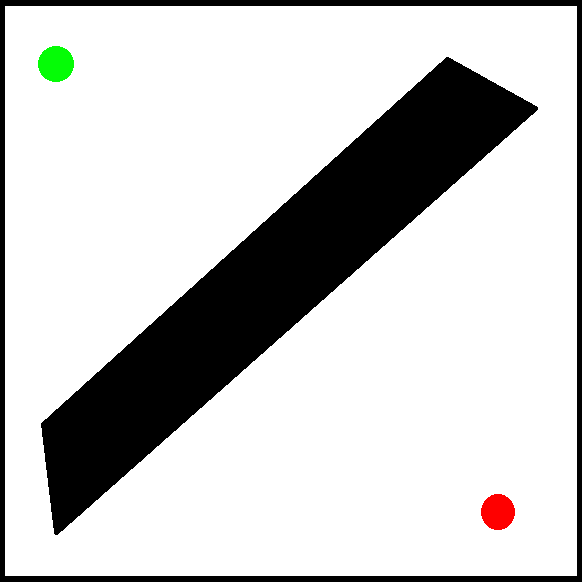
#> input picture imagenes/Prueba Lab1.bmp, 582 x 582 px
$ jupyter execute --allow-errors project1.ipynb
#> lines starting #> are read from the running program, lines starting #| are printed output that depends on the picture; after the words box and inside, x2 and y2 are one past the last pixel; in counts of white or black regions, pixels touching at a corner belong together
# Task 1

[cell 1]
import numpy as np
from PIL import Image
import matplotlib.pyplot as plt
import matplotlib.patches as mpatches
from collections import deque
import heapq
from abc import ABC, abstractmethod

## Task 1.1 – Discretización del Mundo

[cell 2]
# La imagen tiene miles de píxeles. En lugar de tratar cada píxel como un nodo (ineficiente), la dividimos en "tiles" de `tile_size x tile_size` píxeles.
# Cada tile se convierte en
# un nodo del grafo.

FREE  = 0   # blanco (libre)
WALL  = 1   # negro (pared)
START = 2   # rojo (inicio)
GOAL  = 3   # verde (metas)

def classify_tile(tile_pixels: np.ndarray) -> int:
    # Promedio de R, G, B en todos los píxeles del tile
    avg = tile_pixels.mean(axis=(0, 1))  # shape: (3,)
    r, g, b = avg[0], avg[1], avg[2]

    # Clasificacion de color
    if r < 50 and g < 50 and b < 50:
        return WALL
    elif r > 150 and g < 80 and b < 80:
        return START
    elif g > 150 and r < 80 and b < 80:
        return GOAL
    else:
        return FREE


def discretize_image(image_path: str, tile_size: int = 10):
    # 1. Cargar imagen y convertir a RGB
#> called with image_path = 'imagenes/Prueba Lab1.bmp', tile_size = 10
    img = Image.open(image_path).convert('RGB')
#> img is the input picture: PIL image 582x582 RGB; mean R, G, B 201, 201, 200.3
    img_array = np.array(img)  # shape: (alto, ancho, 3)
    H, W, _ = img_array.shape
#> H = 582; W = 582
    print(f"Imagen cargada: {W}x{H} píxeles")
#| Imagen cargada: 582x582 píxeles

    # 2. Calcular dimensiones de la grilla
    rows = H // tile_size
#> rows = 58
    cols = W // tile_size
#> cols = 58
    print(f"Grilla discreta: {rows}x{cols} nodos (tile_size={tile_size})")
#| Grilla discreta: 58x58 nodos (tile_size=10)

    # 3. Construir la matriz
    grid = np.zeros((rows, cols), dtype=int)
    start = None
    goals = []

    for r in range(rows):
        for c in range(cols):
            # Extraer los píxeles de este tile
            r0, r1 = r * tile_size, (r + 1) * tile_size
            c0, c1 = c * tile_size, (c + 1) * tile_size
            tile = img_array[r0:r1, c0:c1]  # shape: (tile_size, tile_size, 3)

            # Clasificar el tile
            cell_type = classify_tile(tile)
            grid[r, c] = cell_type

            # Registrar inicio y metas
            if cell_type == START:
                start = (r, c)
            elif cell_type == GOAL:
                goals.append((r, c))
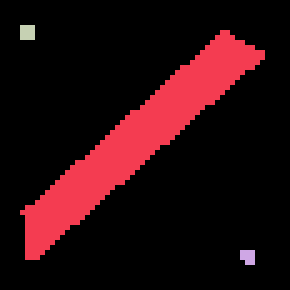
#> grid: shape (58, 58) int64 (shown 5 times larger); 4 distinct labels, from 0 to 3; one colour per label, 0 black

    print(f"Inicio encontrado en: {start}")
    print(f"Metas encontradas en: {goals}")
#| Metas encontradas en: [(5, 4), (5, 5), (5, 6), (6, 4), (6, 5), (6, 6), (7, 4), (7, 5), (7, 6)]

    return grid, start, goals, img_array


def visualize_grid(grid: np.ndarray, title: str = "Grilla Discreta"):
    # Mapa de colores: 0=blanco, 1=negro, 2=rojo, 3=verde
#> called with title = 'Task 1.1 Grid'
    color_map = {
        FREE:  [1.0, 1.0, 1.0],   # Blanco
        WALL:  [0.0, 0.0, 0.0],   # Negro
        START: [1.0, 0.0, 0.0],   # Rojo
        GOAL:  [0.0, 0.8, 0.0],   # Verde
    }

    rows, cols = grid.shape
    img_vis = np.ones((rows, cols, 3))
    for cell_type, color in color_map.items():
        mask = grid == cell_type
        img_vis[mask] = color
#> this loop made 4 passes
#> pass 1, in visualize_grid, `mask = grid == cell_type`:
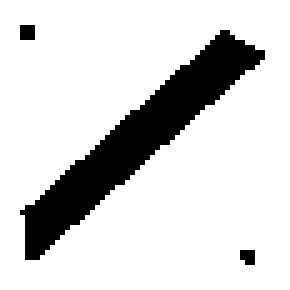
#> mask: shape (58, 58) bool (shown 5 times larger); 83.4% white; 3 black regions (2 under 20 px), largest, box (x1, y1, x2, y2) and area: (4, 6, 53, 52) 542

    plt.figure(figsize=(8, 8))
    plt.imshow(img_vis, interpolation='nearest')
    plt.title(title)
    plt.axis('off')

    # Leyenda
    patches = [
        mpatches.Patch(color='white', label='Libre', edgecolor='gray'),
        mpatches.Patch(color='black', label='Pared'),
        mpatches.Patch(color='red',   label='Inicio'),
        mpatches.Patch(color='green', label='Meta'),
    ]
    plt.legend(handles=patches, loc='upper right')
    plt.tight_layout()
    plt.show()

## Task 1.2 – Framework OOP y Búsqueda (BFS / DFS)

### Framework OOP

[cell 3]
# clase base Problem que define qué debe poder hacer cualquier problema de búsqueda
# MazeProblem implementa ese contrato para nuestro laberinto.

class Problem(ABC): # Clase abstracta que representa cualquier problema de busqueda

    def __init__(self, initial_state): # Donde empieza el agente
        self.initial_state = initial_state

    @abstractmethod
    def actions(self, state): #Returns list[str] de acciones válidas desde 'state'
        pass

    @abstractmethod
    def result(self, state, action): # Returns el nuevo estado tras aplicar 'action' to 'state'
        pass

    @abstractmethod
    def goal_test(self, state) -> bool: # Returns True si 'state' es un estado meta
        pass

    def step_cost(self, state, action, next_state) -> float: # Costo de moverse
        return 1.0 # default 1


class MazeProblem(Problem): # Implementa Problem para un laberinto en grilla 2D, el estado es una tupla (fila, columna)

    # Las 4 acciones posibles: (delta_fila, delta_col)
    DIRECTIONS = {
        'UP':    (-1,  0),
        'DOWN':  ( 1,  0),
        'LEFT':  ( 0, -1),
        'RIGHT': ( 0,  1),
    }

    def __init__(self, grid: np.ndarray, start: tuple, goals: list):
        super().__init__(initial_state=start)
        self.grid  = grid
        self.goals = set(goals)  # Set para búsqueda O(1)
        self.rows, self.cols = grid.shape

    def actions(self, state: tuple) -> list:
        r, c = state
        valid = []
        for action, (dr, dc) in self.DIRECTIONS.items():
            nr, nc = r + dr, c + dc
            # Verificar límites del mapa sino no cuenta la acción
            if 0 <= nr < self.rows and 0 <= nc < self.cols:
                # Verificar que no sea pared
                if self.grid[nr, nc] != WALL:
                    valid.append(action)
        return valid

    def result(self, state: tuple, action: str) -> tuple: # Aplica la acción y retorna el nuevo estado (posición).
        r, c = state
        dr, dc = self.DIRECTIONS[action]
        return (r + dr, c + dc)

    def goal_test(self, state: tuple) -> bool: # Returns True si el estado es una de las metas.
        return state in self.goals

    def step_cost(self, state, action, next_state) -> float:
        return 1.0

### Busqueda

[cell 4]
class Node:

    def __init__(self, state, parent=None, action=None, g_cost=0.0):
        self.state   = state # estado actual (posición en el laberinto) (x, y)
        self.parent  = parent # nodo padre (para reconstruir el camino)
        self.action  = action # acción que llevó a este nodo
        self.g_cost  = g_cost # costo acumulado desde el inicio hasta aquí

    def path(self) -> list: # reconstruye el camino desde el nodo inicial hasta este nodo
        states = []
        node = self
        while node is not None:
            states.append(node.state)
            node = node.parent
        states.reverse()  # De inicio a fin
        return states

    # Necesario para que el heap de A* pueda comparar nodos
    def __lt__(self, other):
        return self.g_cost < other.g_cost

[cell 5]
# La lógica central que todos los algoritmos comparten.
# La diferencia entre BFS, DFS y A* está en la frontera.

def graph_search(problem: Problem, frontier): # problema y frontera

    # Nodo inicial
    start_node = Node(state=problem.initial_state)
    frontier.push(start_node)

    # Conjunto de estados ya visitados (evita ciclos)
    explored = set()

    while not frontier.is_empty():
        node = frontier.pop()

        # Verificar si llegamos a la meta
        if problem.goal_test(node.state):
            return node.path()

        # Si ya visitamos este estado, lo saltamos
        if node.state in explored:
            continue
        explored.add(node.state)

        # Expandir: generar hijos
        for action in problem.actions(node.state):
            next_state = problem.result(node.state, action)
            if next_state not in explored:
                cost = node.g_cost + problem.step_cost(node.state, action, next_state)
                child = Node(state=next_state, parent=node, action=action, g_cost=cost)
                frontier.push(child)

    return None  # No se encontró solución
    # Return lista de estados (el camino)


# Fronteras
class FIFOQueue: # implementa BFS, garantiza explorar por niveles (Camino mas corto)

    def __init__(self):
        self.queue = deque()

    def push(self, node):
        self.queue.append(node)   # Agrega al final

    def pop(self):
        return self.queue.popleft()  # Saca del frente

    def is_empty(self):
        return len(self.queue) == 0


class LIFOStack: # implementa DFS, garantiza explorar un camino profundo antes de retroceder

    def __init__(self):
        self.stack = []

    def push(self, node):
        self.stack.append(node)   # Agrega al tope

    def pop(self):
        return self.stack.pop()   # Saca del tope

    def is_empty(self):
        return len(self.stack) == 0

#Busquedas
def bfs(problem: Problem): #camino mas corto
    print("Ejecutando BFS...")
    path = graph_search(problem, FIFOQueue())
    if path:
        print(f"BFS encontró camino con {len(path)-1} pasos.")
#| BFS encontró camino con 93 pasos.
    else:
        print("BFS: No se encontró solución.")
    return path


def dfs(problem: Problem): #explora rápido, no garantiza camino óptimo
    print("Ejecutando DFS...")
    path = graph_search(problem, LIFOStack())
    if path:
        print(f"DFS encontró camino con {len(path)-1} pasos.")
    else:
        print("DFS: No se encontró solución.")
    return path

## Task 1.3 – A* (A-Star)
```
f(n) = g(n) + h(n)
```
- g(n) = costo real acumulado desde el inicio hasta el nodo `n`
- h(n) = estimación heurística del costo desde `n` hasta la meta
- f(n) = costo total estimado del camino pasando por `n`

Heurística usada: Distancia Manhattan

[cell 6]
# Frontera para A*: Priority Queue (Min-Heap)
# A* usa información heurística para guiar la búsqueda hacia la meta de forma inteligente.

class PriorityQueue: # Clase para la frontera, implementada como una cola de prioridad minima usando heapq.

    def __init__(self):
        self.heap = []
        self.counter = 0  # Desempate cuando dos nodos tienen igual prioridad

    def push(self, node, priority: float): # Agrega un nodo a la cola de prioridad
        heapq.heappush(self.heap, (priority, self.counter, node))
        self.counter += 1

    def pop(self): # Extrae el nodo con menor prioridad
        _, _, node = heapq.heappop(self.heap)
        return node

    def is_empty(self):
        return len(self.heap) == 0


def heuristic_manhattan(state: tuple, goals: list) -> float: # Heurística de distancia Manhattan al goal más cercano
    r, c = state
    return min(abs(r - gr) + abs(c - gc) for gr, gc in goals)


def astar(problem: MazeProblem) -> list: # Algoritmo A* para el laberinto

    print("Ejecutando A*...")

    goals_list = list(problem.goals)
    frontier = PriorityQueue()

    # Nodo inicial con f = g + h = 0 + h(start)
    start_node = Node(state=problem.initial_state, g_cost=0.0)
    h0 = heuristic_manhattan(problem.initial_state, goals_list)
    frontier.push(start_node, priority=h0)  # f = 0 + h

    explored = set()

    while not frontier.is_empty():
        node = frontier.pop()

        if problem.goal_test(node.state):
            print(f"A* encontró camino con {len(node.path())-1} pasos, costo total = {node.g_cost:.1f}")
            return node.path()

        if node.state in explored:
            continue
        explored.add(node.state)

        for action in problem.actions(node.state):
            next_state = problem.result(node.state, action)
            if next_state not in explored:
                g_new = node.g_cost + problem.step_cost(node.state, action, next_state)
                h_new = heuristic_manhattan(next_state, goals_list)
                f_new = g_new + h_new
                child = Node(state=next_state, parent=node, action=action, g_cost=g_new)
                frontier.push(child, priority=f_new)

    print("A*: No se encontró solución.")
    return None

### Visualización de Resultados

[cell 7]
# Dibujamos el camino encontrado sobre la grilla discreta y sobre la imagen original.

def visualize_path_on_grid(grid: np.ndarray, path: list, title: str = "Solución"): # Dibujar el camino en la grilla

#> called with title = 'Task 1.2 BFS (menor pasos)'
    rows, cols = grid.shape
    img_vis = np.ones((rows, cols, 3))

    # Colores base
    color_map = {
        FREE:  [1.0, 1.0, 1.0],
        WALL:  [0.0, 0.0, 0.0],
        START: [1.0, 0.0, 0.0],
        GOAL:  [0.0, 0.8, 0.0],
    }
    for cell_type, color in color_map.items():
        img_vis[grid == cell_type] = color

    # Pintar el camino en azul claro (sin pisar inicio/meta)
    if path:
        for (r, c) in path[1:-1]:  # Excluir inicio y meta
            img_vis[r, c] = [0.0, 0.7, 1.0]  # Cyan
#> this loop made 92 passes
#> (r, c) on passes 1 to 12: (52, 49), (52, 48), (52, 47), (52, 46), (52, 45), (52, 44), (52, 43), (52, 42), (52, 41), (52, 40), (52, 39), (52, 38)
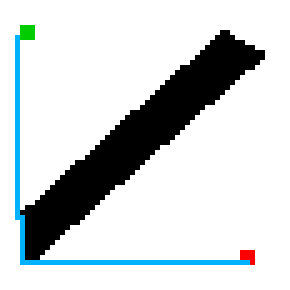
#> img_vis: shape (58, 58, 3) float64 (shown 5 times larger); mean of channels 0, 1, 2 0.809, 0.828, 0.834; drawn as R, G, B

    plt.figure(figsize=(8, 8))
    plt.imshow(img_vis, interpolation='nearest')
    plt.title(title)
    plt.axis('off')

    patches = [
        mpatches.Patch(color='white',  label='Libre', edgecolor='gray'),
        mpatches.Patch(color='black',  label='Pared'),
        mpatches.Patch(color='red',    label='Inicio'),
        mpatches.Patch(color='green',  label='Meta'),
        mpatches.Patch(color='cyan',   label='Camino'),
    ]
    plt.legend(handles=patches, loc='upper right')
    plt.tight_layout()
    plt.show()


def visualize_path_on_image(img_array: np.ndarray, path: list, tile_size: int, title: str = "Solución sobre imagen original"): # Dibujar el camino en la imagen original

#> called with tile_size = 10, title = 'BFS sobre imagen original'
    img_out = img_array.copy()

    if path:
        for (r, c) in path[1:-1]:
            # Centro del tile en píxeles
            r0, r1 = r * tile_size, (r + 1) * tile_size
            c0, c1 = c * tile_size, (c + 1) * tile_size
            img_out[r0:r1, c0:c1] = [0, 180, 255]  # Cyan en RGB
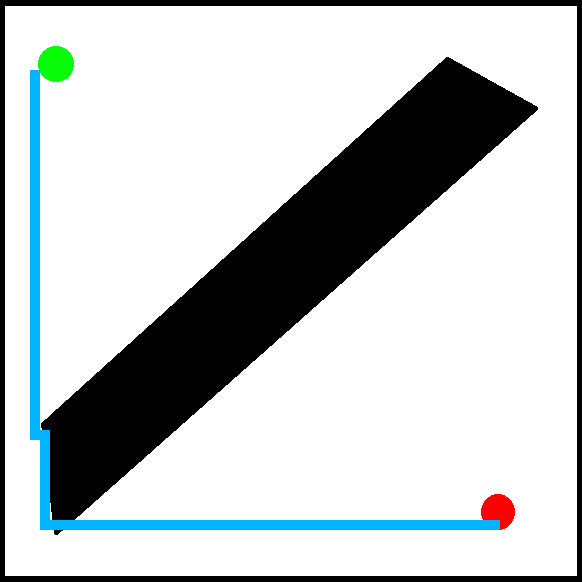
#> img_out: shape (582, 582, 3); 2.72% of pixels changed, all inside (x1, y1, x2, y2) = (30, 70, 500, 530)

    plt.figure(figsize=(8, 8))
    plt.imshow(img_out)
    plt.title(title)
    plt.axis('off')
    plt.tight_layout()
    plt.show()

## Prueba

[cell 8]
TILE_SIZE = 10  # Tamaño del tile en píxeles
IMAGE_PATH = "imagenes/Prueba Lab1.bmp"

print("Task 1.1 Discretización")
grid, start, goals, img_array = discretize_image(IMAGE_PATH, tile_size=TILE_SIZE)
visualize_grid(grid, title="Task 1.1 Grid")

[cell 9]
print("TASK 1.2 BFS y DFS")

problem = MazeProblem(grid, start, goals)

# BFS
path_bfs = bfs(problem)
visualize_path_on_grid(grid, path_bfs, title="Task 1.2 BFS (menor pasos)")
visualize_path_on_image(img_array, path_bfs, TILE_SIZE, "BFS sobre imagen original")

# DFS
path_dfs = dfs(problem)
#| DFS encontró camino con 1307 pasos.
visualize_path_on_grid(grid, path_dfs, title="Task 1.2 DFS (exploración profunda)")
#> call 2 of visualize_path_on_grid, with title = 'Task 1.2 DFS (exploración profunda)'
#> the loop in visualize_path_on_grid (call 2), `for (r, c) in path[1:-1]:` made 1306 passes
#> (r, c) on passes 1 to 3: (52, 51), (52, 52), (52, 53)
#> after the loop in visualize_path_on_grid (call 2), `for (r, c) in path[1:-1]:`:
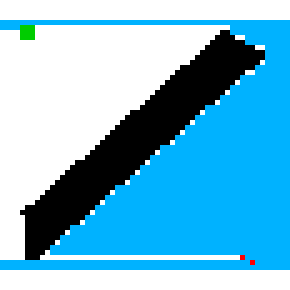
#> img_vis: shape (58, 58, 3) float64 (shown 5 times larger); mean of channels 0, 1, 2 0.448, 0.721, 0.836; drawn as R, G, B
visualize_path_on_image(img_array, path_dfs, TILE_SIZE, "DFS sobre imagen original")
#> call 2 of visualize_path_on_image, with tile_size = 10, title = 'DFS sobre imagen original'
#> the loop in visualize_path_on_image (call 2), `for (r, c) in path[1:-1]:` made 1306 passes
#> after the loop in visualize_path_on_image (call 2), `for (r, c) in path[1:-1]:`:
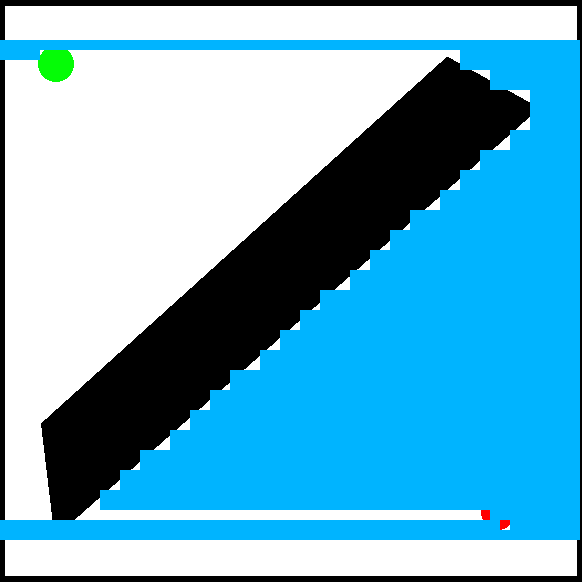
#> img_out: shape (582, 582, 3); mean R, G, B 105, 175, 203.2

[cell 10]
print("TASK 1.3 A* (A-Star)")

path_astar = astar(problem)
#> the loop in astar, `while not frontier.is_empty():` made 2193 passes
#| A* encontró camino con 93 pasos, costo total = 93.0
visualize_path_on_grid(grid, path_astar, title="Task 1.3 A* (costo mínimo)")
visualize_path_on_image(img_array, path_astar, TILE_SIZE, "A* sobre imagen original")

# Task 2 – Neural Networks Integration

Ahora el mapa tiene semántica de terreno. El A* usa una Red Neuronal (MLP) para inferir el tipo de terreno de cada tile y asignarle un costo dinámico.

## Task 2.1 – Entrenamiento de la Red Neuronal

[cell 11]
import pandas as pd

COLOR_COST_MAP = {
    'Grey':   1,
    'White':  1,
    'Green':  3,
    'Brown':  4,
    'Yellow': 5,
    'Orange': 6,
    'Pink':   7,
    'Purple': 7,
    'Red':    1,   # Nodo de inicio, costo neutro
    'Blue':   10,
    'Black':  99,  # Seguridad: nunca debe ocurrir (filtrado antes por is_wall)
}

[cell 12]
# ============================================================
# UTILIDADES: encoding y split manual
# ============================================================

# [25 lines left out: functions encode_labels, train_test_split_manual, not called in this run]

#> (a cell that did not finish here is left out)

[cell 14]
# ============================================================
# MLP – Implementación desde cero con numpy
# Arquitectura: 3 → 64 → 32 → num_classes
# Activación: ReLU en ocultas, Softmax en salida
# Entrenamiento: SGD + Backpropagation
# ============================================================

class MLP:
    """Multi-Layer Perceptron implementado únicamente con numpy."""

    # [18 lines left out: function __init__, not called in this run]

    # --- Activaciones ---

    def relu(self, z):        return np.maximum(0, z)
    def relu_grad(self, z):   return (z > 0).astype(float)

    # [23 lines left out: functions softmax, forward, not called in this run]

    # --- Loss: Cross-Entropy ---

    def cross_entropy_loss(self, y_pred, y_true_onehot):
        eps = 1e-9
        return -np.mean(np.sum(y_true_onehot * np.log(y_pred + eps), axis=1))

    # --- Backward pass (Backpropagation) ---

    # [59 lines left out: functions backward, fit, predict, predict_label, not called in this run]

    # --- Accuracy ---

    def accuracy(self, X, y_idx_true):
        preds = self.predict(X)
        return np.mean(preds == y_idx_true)

#> (a cell that did not finish here is left out)

## Task 2.2 – A* con Inferencia de la Red Neuronal

Se crea `NNMazeProblem` que **extiende** `MazeProblem` y sobreescribe **únicamente** `step_cost`. Cuando A* evalúa un vecino, extrae el color RGB promedio del tile de la imagen y lo pasa por la red neuronal para obtener el costo real del terreno.

[cell 16]
class NNMazeProblem(MazeProblem):
    """Extiende MazeProblem: el costo de cada tile se infiere con la Red Neuronal.

    Hereda actions(), result(), goal_test() del Task 1 sin modificación.
    Solo sobreescribe step_cost() para usar el MLP.
    """

    # [36 lines left out: functions __init__, _tile_rgb, is_wall, step_cost, not called in this run]

[cell 17]
# ============================================================
# DEMO TASK 2.2
# Imagen de laberinto con dos caminos:
#   Camino A – corto, pintado de Azul (Agua, costo 10)
#   Camino B – largo, pintado de Gris (Pavimento, costo 1)
# El robot debe elegir el Camino B (largo pero más barato).
# ============================================================

DEMO_IMAGE_PATH = "imagenes/Test.bmp"  # <-- Ajusta la ruta a tu imagen de demo
DEMO_TILE_SIZE  = 10

# Discretizar la imagen de demo
grid_demo, start_demo, goals_demo, img_demo = discretize_image(DEMO_IMAGE_PATH, tile_size=DEMO_TILE_SIZE)
#> call 2 of discretize_image, with image_path = 'imagenes/Test.bmp', tile_size = 10
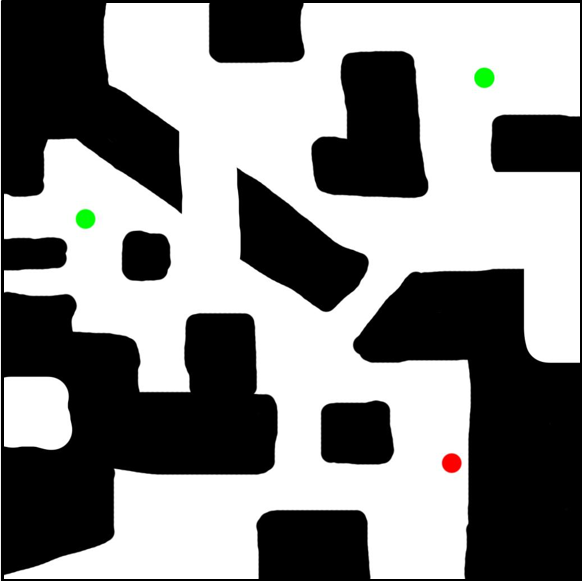
#> input picture imagenes/Test.bmp, 582 x 582 px
#> in discretize_image, img is the input picture: PIL image 582x582 RGB; mean R, G, B 136.3, 136.5, 136.1
#| Imagen cargada: 582x582 píxeles
#| Grilla discreta: 58x58 nodos (tile_size=10)
#> after the loop in discretize_image (call 2), `for r in range(rows):`:
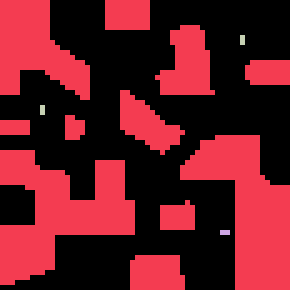
#> grid: shape (58, 58) int64 (shown 5 times larger); 4 distinct labels, from 0 to 3; one colour per label, 0 black
#| Metas encontradas en: [(7, 48), (8, 48), (21, 8), (22, 8)]
visualize_grid(grid_demo, title="Task 2 – Mapa de Demo")
#> the loop in visualize_grid (call 2), `for cell_type, color in color_map.items():` made 4 passes
#> pass 1, in visualize_grid (call 2), `mask = grid == cell_type`:
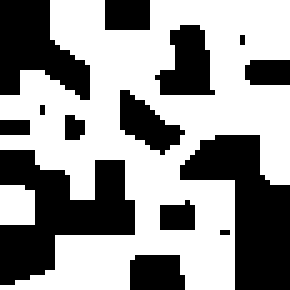
#> mask: shape (58, 58) bool (shown 5 times larger); 58% white; 14 black regions (5 under 20 px), largest, box (x1, y1, x2, y2) and area: (0, 30, 27, 57) 390, (36, 27, 58, 58) 362, (0, 0, 18, 20) 220
#> pass 3, in visualize_grid (call 2), `mask = grid == cell_type`:
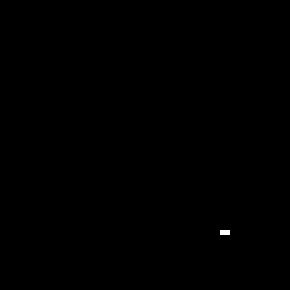
#> mask: shape (58, 58) bool (shown 5 times larger); 0.06% white in thin lines or dots, all inside (x1, y1, x2, y2) = (44, 46, 46, 47)
